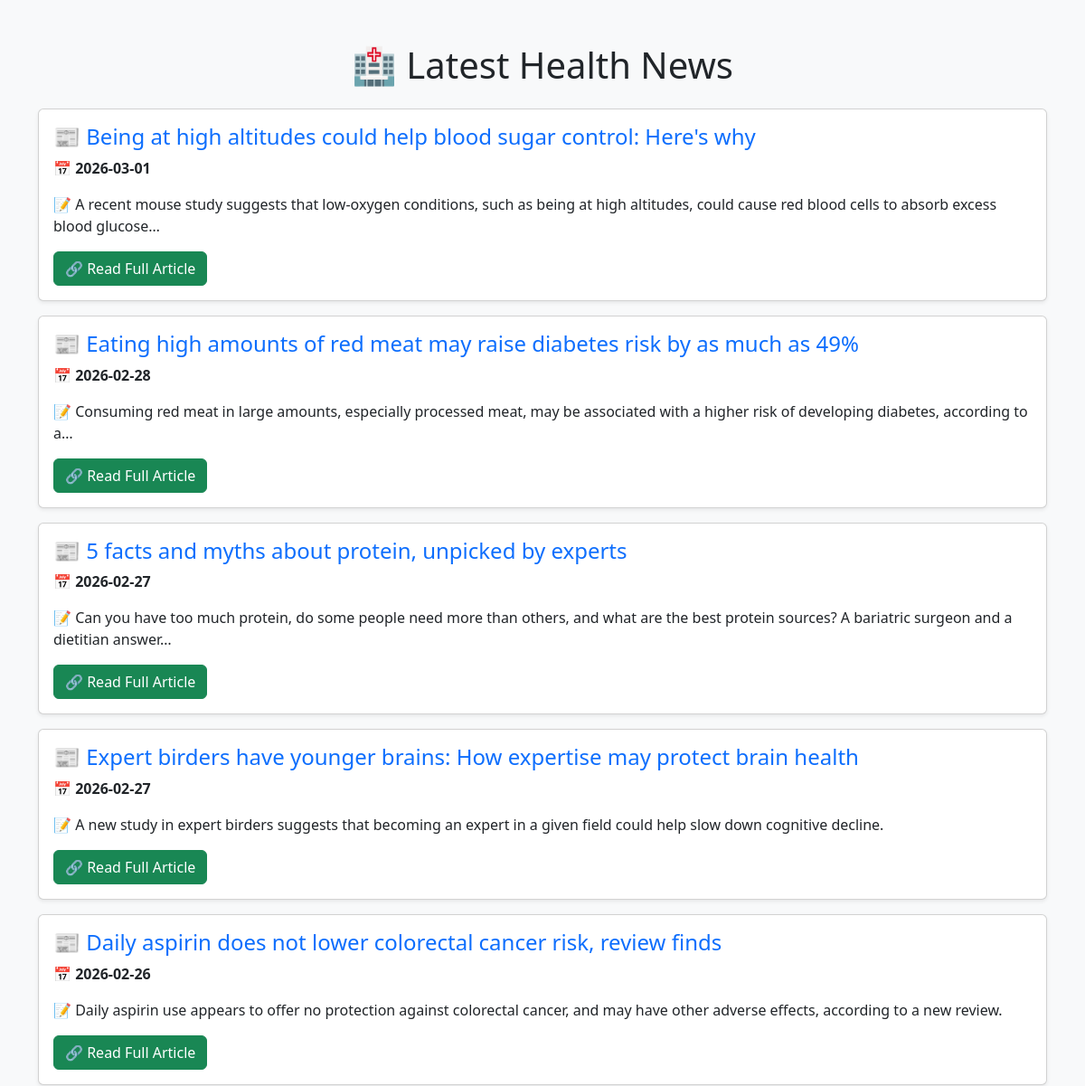
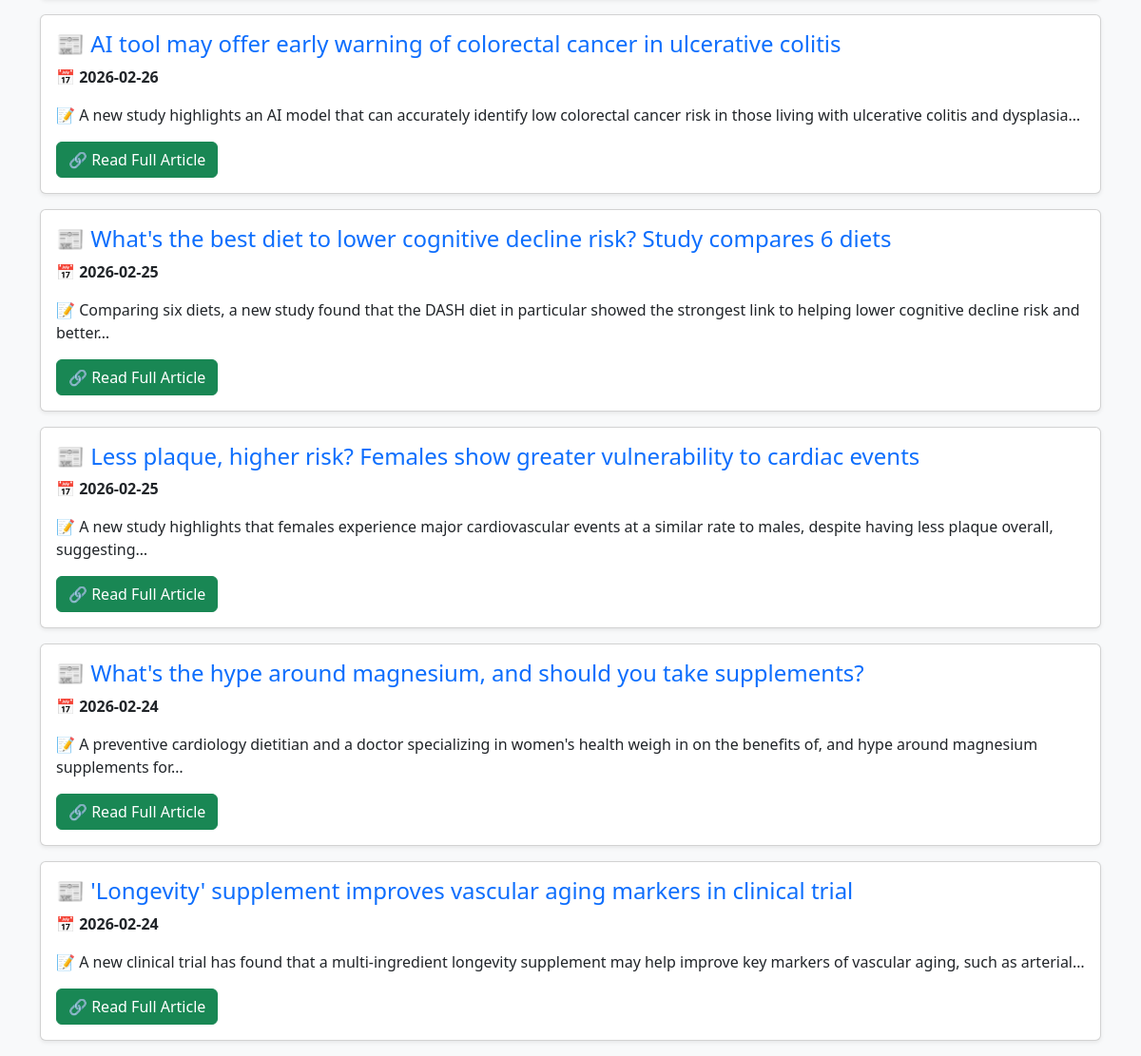
Before: / with the older database file (2 pictures, top to bottom).
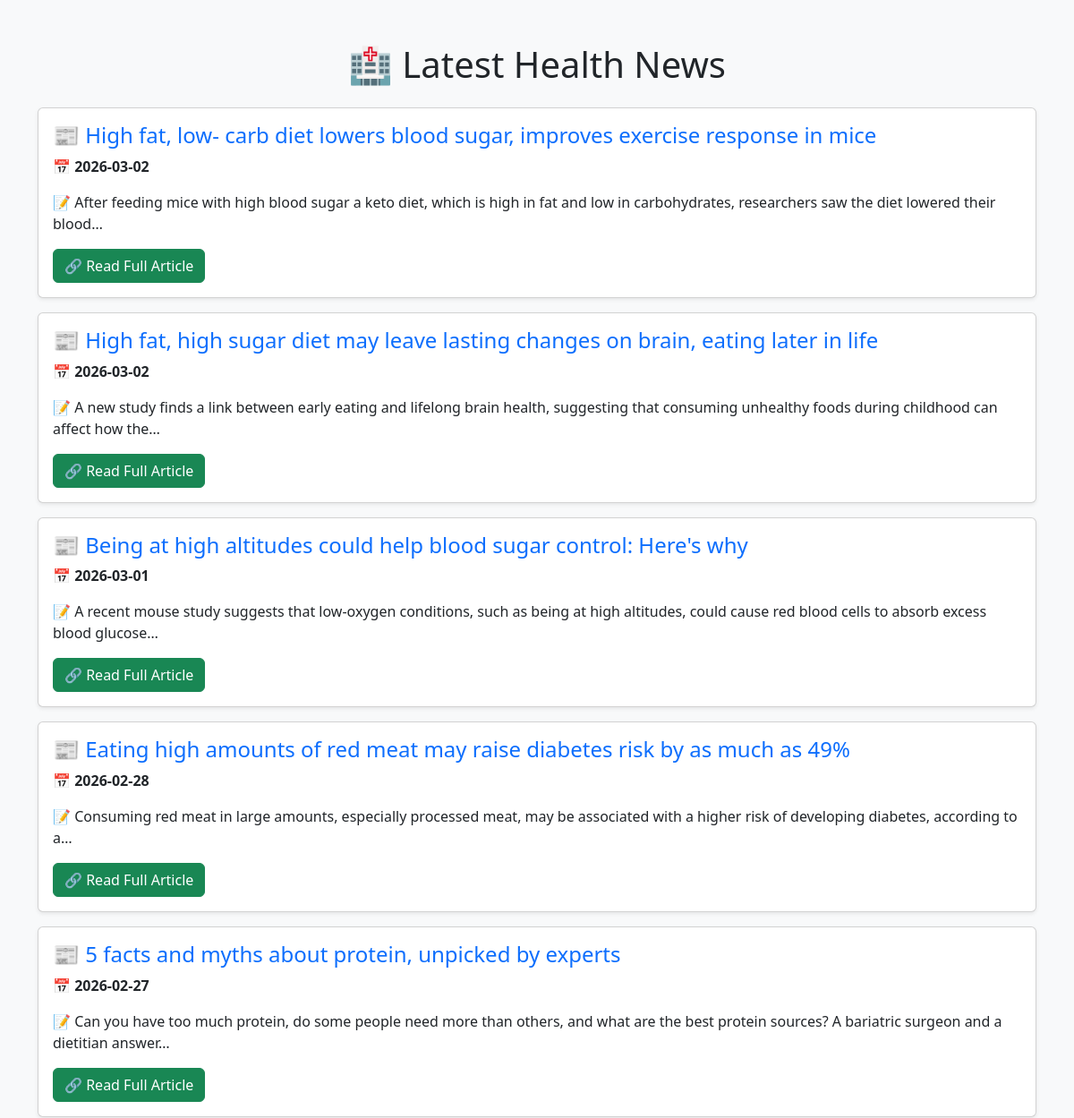
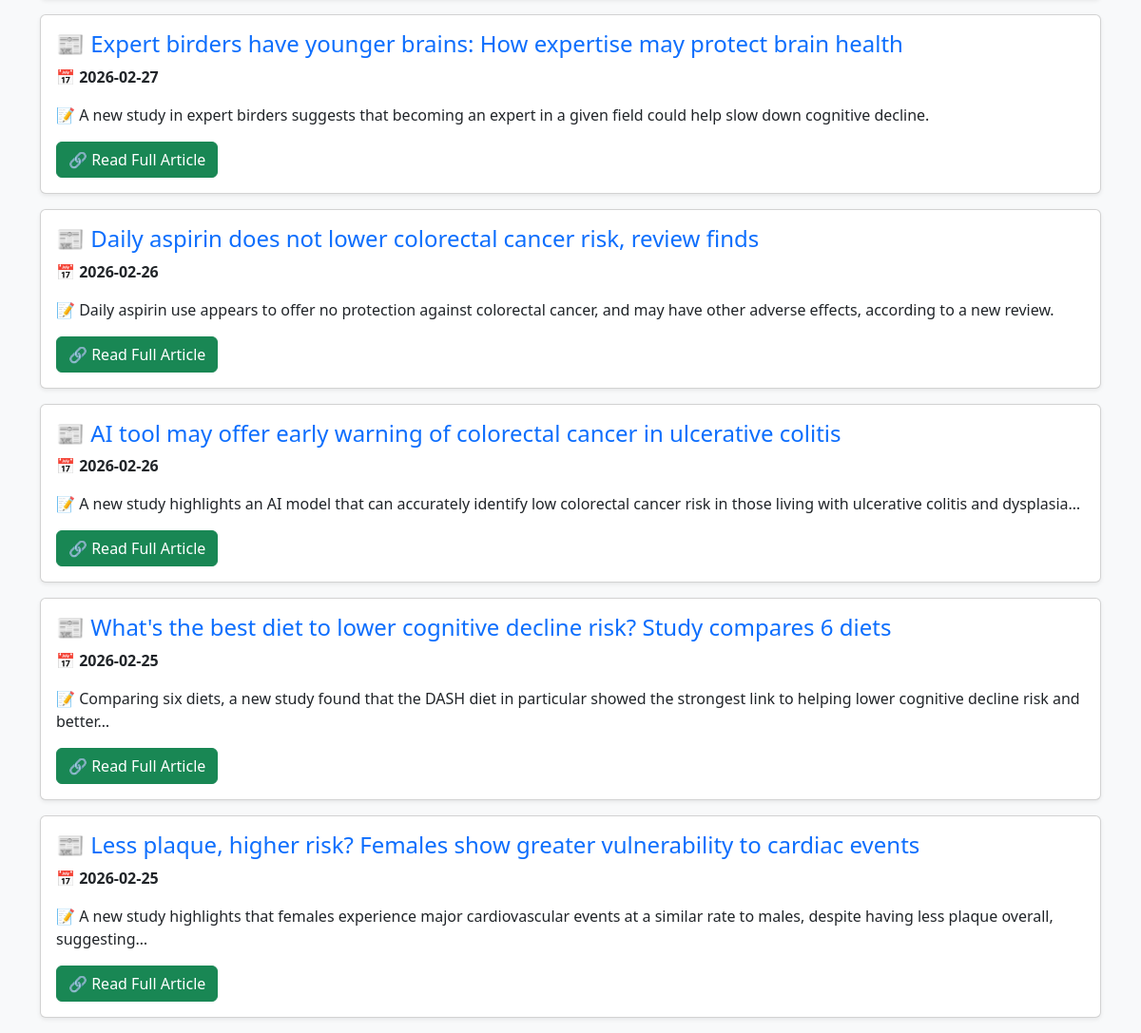
After: the same page with the newer database file (2 pictures, top to bottom).
### tables this page shows
CREATE TABLE news (
        id INTEGER PRIMARY KEY AUTOINCREMENT,
        date TEXT NOT NULL,
        title TEXT UNIQUE, 
        description TEXT,
        news_url TEXT
    );

### app.py (the view)
@app.route("/")
def index():
    page = request.args.get("page", 1, type=int)  # Get the current page number
    limit = 10  # Number of articles per page
    offset = (page - 1) * limit  # Calculate the offset
    news = fetch_news(limit, offset)
    return render_template("index.html", news=news, page=page)

### app.py (called while the page is built)
def fetch_news(limit=10, offset=0):
    conn = sqlite3.connect("health_news.db")
    cursor = conn.cursor()
    cursor.execute("SELECT date, title, description, news_url FROM news ORDER BY date DESC LIMIT ? OFFSET ?", (limit, offset))
    news_list = cursor.fetchall()
    conn.close()
    return news_list

### templates/index.html (shortened to what this page needs)
<!DOCTYPE html>
<html lang="en">
<head>
    <link href="https://cdn.jsdelivr.net/npm/bootstrap@5.3.0/dist/css/bootstrap.min.css" rel="stylesheet">
</head>
<body class="bg-light">
    <div class="container mt-5">
        <h1 class="text-center mb-4">🏥 Latest Health News</h1>
        {% for article in news %}
        <div class="card mb-3 shadow-sm">
            <div class="card-body">
                <h4 class="card-title text-primary">📰 {{ article[1] }}</h4>
                <p class="card-text">📅 <strong>{{ article[0] }}</strong></p>
                <p class="card-text">📝 {{ article[2] }}</p>
                <a href="{{ article[3] }}" class="btn btn-success" target="_blank">🔗 Read Full Article</a>
            </div>
        </div>
        {% endfor %}
    </div>
</body>
</html>

Changed rows visible on the page:
no longer on this page (row unchanged): news: title "What's the hype around magnesium, and should you take supplements?", date "2026-02-24", description "A preventive cardiology dietitian and a doctor specializing in women's health weigh in on the benefits of, and hype around magnesium supplements for…"
no longer on this page (row unchanged): news: title "'Longevity' supplement improves vascular aging markers in clinical trial", date "2026-02-24", description "A new clinical trial has found that a multi-ingredient longevity supplement may help improve key markers of vascular aging, such as arterial…"
added news: title "High fat, low- carb diet lowers blood sugar, improves exercise response in mice", date "2026-03-02", description "After feeding mice with high blood sugar a keto diet, which is high in fat and low in carbohydrates, researchers saw the diet lowered their blood…"
added news: title "High fat, high sugar diet may leave lasting changes on brain, eating later in life", date "2026-03-02", description "A new study finds a link between early eating and lifelong brain health, suggesting that consuming unhealthy foods during childhood can affect how the…"
